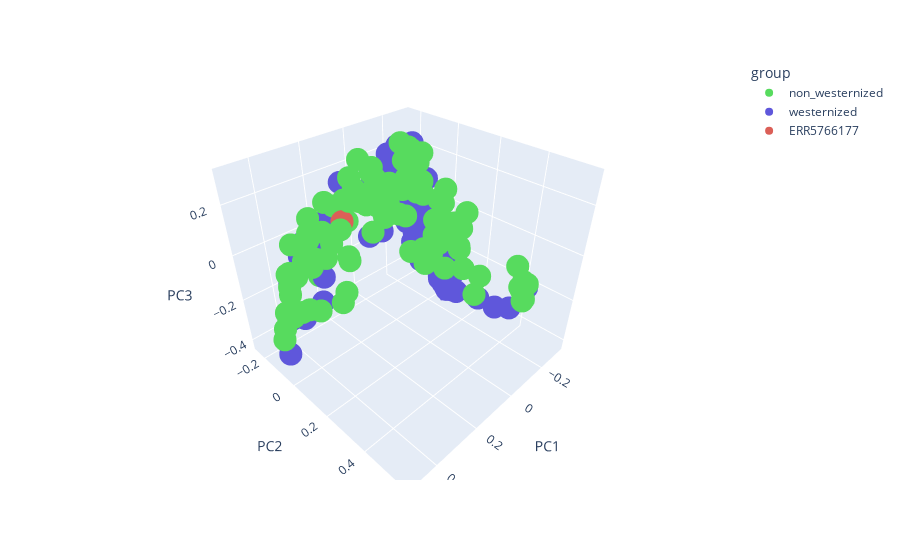

Notebook cell for this chart:
### Markdown cell above
Then with a 3d plot

### Code cell
import plotly.express as px

fig = px.scatter_3d(pcoa_embed, x="PC1", y="PC2", z="PC3", color = "group", color_discrete_map={'ERR5766177':'#DB5F57','westernized':'#5F57DB','non_westernized':'#57DB5E'}, hover_name="sample")
fig.show()
